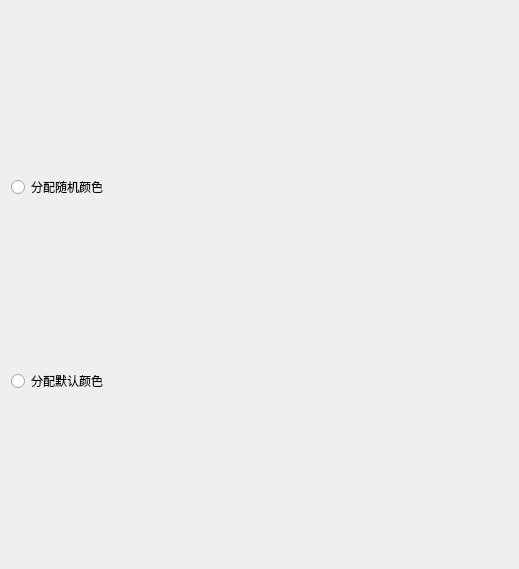
<?xml version="1.0" encoding="UTF-8"?>
<ui version="4.0">
 <class>ZoneBrowserPrefWidget</class>
 <widget class="QWidget" name="ZoneBrowserPrefWidget">
  <property name="geometry">
   <rect>
    <x>0</x>
    <y>0</y>
    <width>519</width>
    <height>569</height>
   </rect>
  </property>
  <property name="windowTitle">
   <string>区域</string>
  </property>
  <layout class="QVBoxLayout" name="verticalLayout">
   <item>
    <widget class="QRadioButton" name="mRandomButton">
     <property name="text">
      <string>分配随机颜色</string>
     </property>
    </widget>
   </item>
   <item>
    <widget class="QRadioButton" name="mSingleColorButton">
     <property name="text">
      <string>分配默认颜色</string>
     </property>
    </widget>
   </item>
  </layout>
 </widget>
 <resources/>
 <connections/>
</ui>
